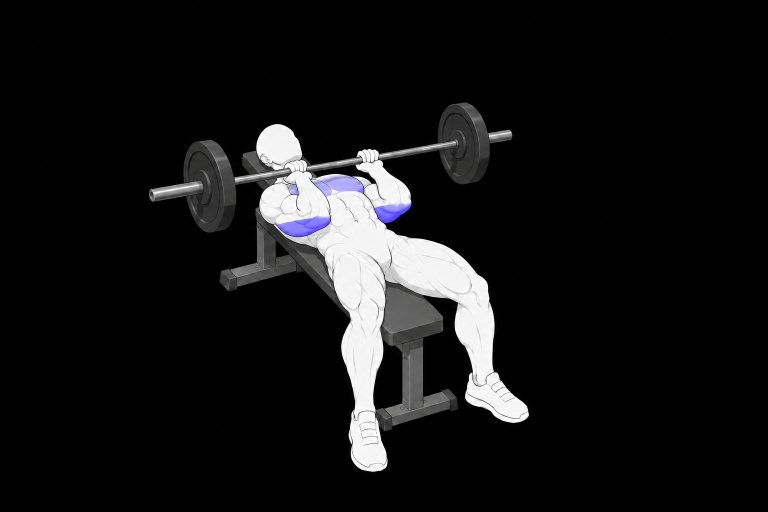
#> input picture docs/exercise-art/sources/jm-press/2026-10-13/1-master.png, 1536 x 1024 px, found by its file name (shown at 1/2 size)
$ python finish-colours.py
#> lines starting #> are read from the running program, lines starting #| are printed output that depends on the picture; pictures that were not available may be replaced by others from this repository, and a replacement may not be noted
from pathlib import Path
from PIL import Image,ImageDraw,ImageFilter
from collections import deque
import numpy as np,json,io,zipfile,xml.etree.ElementTree as ET,hashlib
p=Path(__file__).resolve().parent;s=p.parent/'arm-window-production'
delts={
 'top':[[(532,373),(548,360),(566,365),(584,386),(589,404),(577,418),(552,424),(536,410),(530,391)],[(749,351),(765,343),(783,354),(783,375),(772,391),(753,386),(746,370)]],
 'middle':[[(527,392),(540,376),(559,378),(576,393),(582,418),(567,432),(545,431),(529,417)],[(746,362),(768,355),(788,373),(788,395),(772,408),(750,397),(741,382)]],
 'bottom':[[(519,385),(527,372),(550,369),(571,378),(585,395),(581,413),(565,422),(540,416),(522,402)],[(735,383),(753,384),(771,397),(777,414),(764,428),(747,417),(735,401)]]
}
def polygon_mask(points,size):
 im=Image.new('L',(size[0]*4,size[1]*4));d=ImageDraw.Draw(im)
 for pts in points:d.polygon([(x*4,y*4)for x,y in pts],fill=255)
 return np.asarray(im.resize(size,Image.Resampling.LANCZOS).filter(ImageFilter.GaussianBlur(.7))).astype(float)/255
def png(im):
 b=io.BytesIO();im.save(b,format='PNG');return b.getvalue()
audit=[]
for name in ['top','middle','bottom']:
 original=Image.open(s/'1-master.png').convert('RGBA');layers=[('Original folded master and fixed scene',original)]
 if name!='bottom':layers.append(('Generated connected upper scene selected at original coordinates',Image.open(p/f'{name}-selected-source-layer.png').convert('RGBA')))
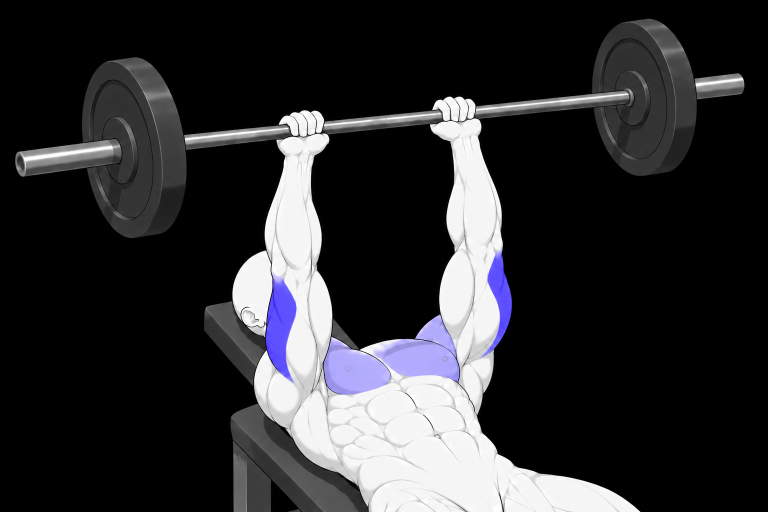
#> input picture docs/exercise-art/sources/jm-press/2026-10-13/1-top-window-corrected.png, 1536 x 1024 px, given in place of top-selected-source-layer.png, which was not available (shown at 1/2 size)
 layers.append(('Original-size plate restoration and neutral shaft joins; equipment only',Image.open(p/f'pose-{name}-equipment-layer.png').convert('RGBA')))
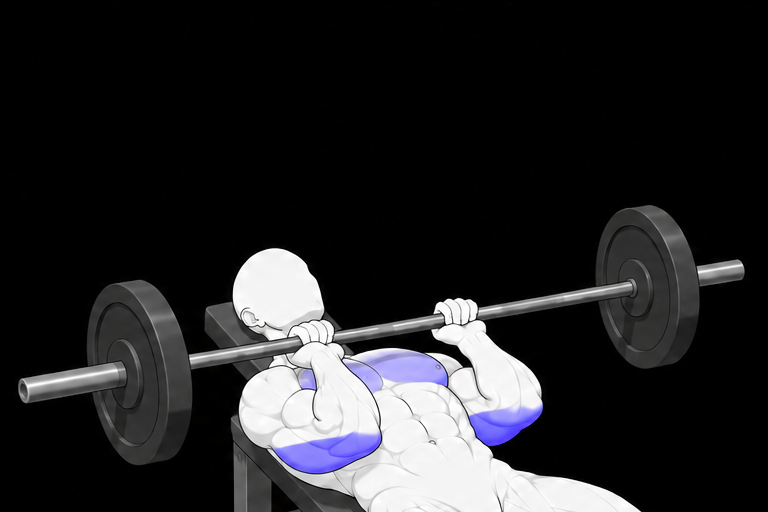
#> input picture docs/exercise-art/sources/jm-press/2026-10-13/bottom-window-2x.png, 1536 x 1024 px, given in place of pose-top-equipment-layer.png, which was not available (shown at 1/2 size)
 merged=Image.new('RGBA',original.size)
#> merged: PIL image 1536x1024 RGBA; every value is 0
 for _,layer in layers:merged=Image.alpha_composite(merged,layer)
#> this loop made 3 passes
#> merged is the input picture: PIL image 1536x1024 RGBA; mean R, G, B, A 38, 37.7, 39.7, 255
 expected=Image.open(p/f'pose-{name}-equipment.png').convert('RGBA');assert merged.tobytes()==expected.tobytes(),name
 rgb=np.asarray(merged)[:,:,:3].astype(float);gray=rgb.max(2);difference=rgb[:,:,2]-rgb[:,:,:2].min(2)
#> after `difference = rgb[:, :, 2] - rgb[:, :, :2].min(2)`:
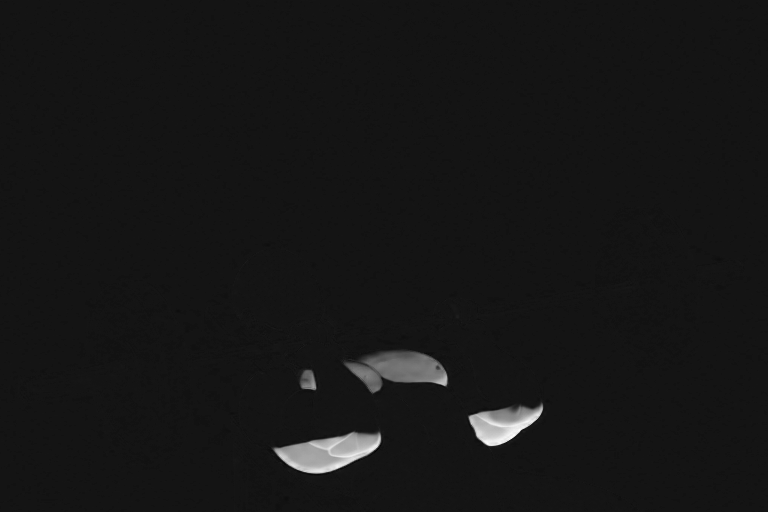
#> difference: shape (1024, 1536) float64 (shown at 1/2 size); min -17, max 198, mean 2.1; drawn with min black and max white
 scope=np.zeros(gray.shape);scope[230:500,500:850]=1
 chroma=np.clip((difference-15)/20,0,1)*scope
#> chroma: shape (1024, 1536) float64; every value is 0
 binary=(difference>25)&(gray>90)&(scope>0);seen=np.zeros(binary.shape,bool);primary=Image.new('L',merged.size);pmarr=np.zeros(binary.shape,np.uint8);components=[]
#> after `binary = (difference > 25) & (gray > 90) & (scope > 0)`: binary: shape (1024, 1536) bool; every value is 0
 for yy,xx in np.argwhere(binary):
  if seen[yy,xx]:continue
  seen[yy,xx]=True;queue=deque([(yy,xx)]);pts=[]
  while queue:
   y,x=queue.popleft();pts.append((y,x))
   for dy,dx in [(1,0),(-1,0),(0,1),(0,-1)]:
    y1,x1=y+dy,x+dx
    if 0<=y1<binary.shape[0] and 0<=x1<binary.shape[1] and binary[y1,x1] and not seen[y1,x1]:seen[y1,x1]=True;queue.append((y1,x1))
  if len(pts)<90:continue
  coords=np.asarray(pts);values=difference[coords[:,0],coords[:,1]];role='primary visible triceps' if float(values.mean())>110 else 'secondary chest/source cap'
  if role.startswith('primary'):pmarr[coords[:,0],coords[:,1]]=255
  components.append({'pixels':len(pts),'bbox':[int(coords[:,1].min()),int(coords[:,0].min()),int(coords[:,1].max()+1),int(coords[:,0].max()+1)],'meanSourceChroma':float(values.mean()),'role':role})
#> this loop made 0 passes
#> after the loop, components = []
 primary=Image.fromarray(pmarr).filter(ImageFilter.MaxFilter(3));pm=np.asarray(primary).astype(float)/255*chroma
 dm=polygon_mask(delts[name],merged.size)*(gray>125)*scope*(1-pm)
#> in polygon_mask, `im = Image.new('L', (size[0] * 4, size[1] * 4))`: im: PIL image 6144x4096 L; every value is 0
#> in polygon_mask, `return np.asarray(im.resize(size,Image.Resampling.LANCZOS).filter(Imag..`:
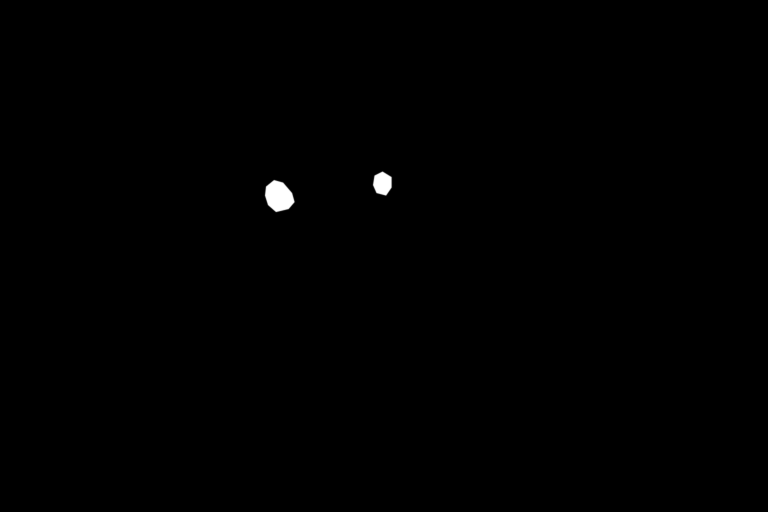
#> returned value: shape (1024, 1536) float64 (shown at 1/2 size); min 0, max 1, mean 0.00255
 # Existing colour masks are source-derived; positive deltoid masks are traced
 # anatomical projection inferences, subject to native review, not segmentation certification.
 sm=np.maximum(chroma*(1-np.asarray(primary).astype(float)/255),dm*np.clip((260-gray)/35,0,1))*(1-pm)
 neutral=Image.fromarray(np.concatenate([np.uint8(np.repeat(gray[:,:,None],3,2)),np.uint8(chroma[:,:,None]*255)],2),'RGBA')
 merged=Image.alpha_composite(merged,neutral);layers.append(('Neutralise source tint before exact palette; preserve inherited neutral highlights',neutral))
 for label,col,m in [('Primary triceps #7B72E9',(123,114,233),pm),('Secondary chest and anterior deltoids #9590E0',(149,144,224),sm)]:
  layer=Image.new('RGBA',merged.size,col+(0,));layer.putalpha(Image.fromarray(np.uint8(m*255)));merged=Image.alpha_composite(merged,layer);layers.append((label,layer))
#> this loop made 2 passes
#> (label, col) on pass 1: ('Primary triceps #7B72E9', (123, 114, 233))
#> col on pass 2: (149, 144, 224)
#> after the loop, layers = 6 items
 median=np.asarray(Image.fromarray(gray.astype('uint8')).filter(ImageFilter.MedianFilter(5))).astype(float)
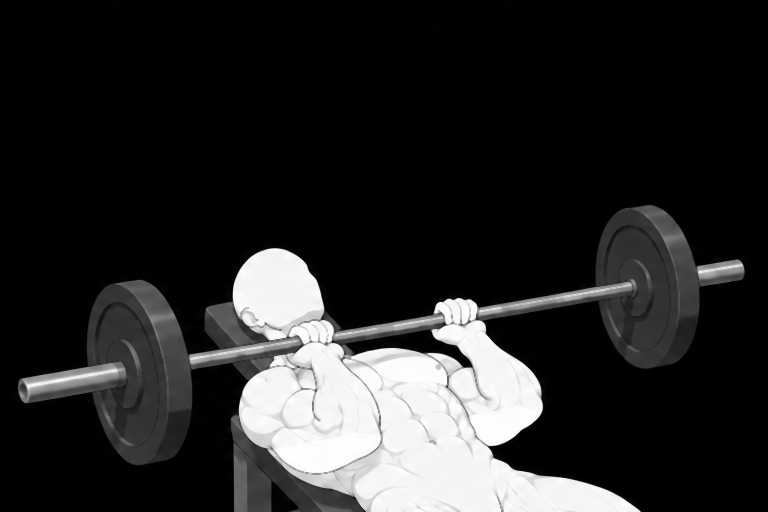
#> median: shape (1024, 1536) float64 (shown at 1/2 size); min 0, max 255, mean 40.2
 detail=np.clip((median-gray-4)/22,0,1)*np.maximum(pm,sm)
 contour=Image.new('RGBA',merged.size,(119,119,119,0));contour.putalpha(Image.fromarray(np.uint8(detail*255)));merged=Image.alpha_composite(merged,contour);layers.append(('Inherited grey contour detail',contour))
 merged.save(p/f'final-{name}.png');merged.crop((505,235,845,495)).resize((1020,780),Image.Resampling.NEAREST).save(p/f'{name}-colour-native.png')
 root=ET.Element('image',{'w':str(merged.width),'h':str(merged.height),'name':f'JM Press {name}'});stack=ET.SubElement(root,'stack')
 with zipfile.ZipFile(p/f'{name}-editable.ora','w')as z:
  z.writestr('mimetype','image/openraster')
  for i,(label,layer)in enumerate(reversed(layers)):
   loc=f'data/{i}.png';z.writestr(loc,png(layer));ET.SubElement(stack,'layer',dict(name=label,src=loc,x='0',y='0',opacity='1.0',visibility='visible',**{'composite-op':'svg:src-over'}))
#> this loop made 7 passes
#> loc on passes 2, 4, 5, 6: 'data/1.png', 'data/3.png', 'data/4.png', 'data/5.png'
#> (label, loc) on passes 1, 3, 7: ('Inherited grey contour detail', 'data/0.png'), ('Primary triceps #7B72E9', 'data/2.png'), ('Original folded master and fixed scene', 'data/6.png')
  z.writestr('stack.xml',ET.tostring(root));z.writestr('mergedimage.png',png(merged))
 with zipfile.ZipFile(p/f'{name}-editable.ora')as z:
  reopened=Image.new('RGBA',merged.size)
  for el in reversed(list(ET.fromstring(z.read('stack.xml')).find('stack'))):reopened=Image.alpha_composite(reopened,Image.open(io.BytesIO(z.read(el.attrib['src']))).convert('RGBA'))
  assert reopened.tobytes()==merged.tobytes()
 changed=np.any(np.asarray(merged)!=np.asarray(expected),2);assert not changed[scope==0].any();assert not changed[512:].any()
 out=np.asarray(merged)[:,:,:3]
#> (the run stopped early here; a loop or call above may not have finished)
